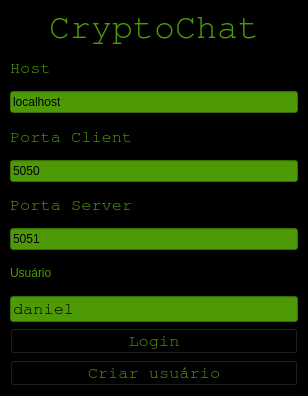
<?xml version="1.0" encoding="UTF-8"?>
<ui version="4.0">
 <class>MainWindow</class>
 <widget class="QMainWindow" name="MainWindow">
  <property name="enabled">
   <bool>true</bool>
  </property>
  <property name="geometry">
   <rect>
    <x>0</x>
    <y>0</y>
    <width>308</width>
    <height>396</height>
   </rect>
  </property>
  <property name="windowTitle">
   <string>MainWindow</string>
  </property>
  <property name="autoFillBackground">
   <bool>false</bool>
  </property>
  <property name="styleSheet">
   <string notr="true">font: 12pt &quot;FreeMono&quot;; </string>
  </property>
  <widget class="QWidget" name="centralwidget">
   <layout class="QVBoxLayout" name="verticalLayout">
    <property name="spacing">
     <number>0</number>
    </property>
    <property name="leftMargin">
     <number>0</number>
    </property>
    <property name="topMargin">
     <number>0</number>
    </property>
    <property name="rightMargin">
     <number>0</number>
    </property>
    <property name="bottomMargin">
     <number>0</number>
    </property>
    <item>
     <widget class="QFrame" name="frame">
      <property name="styleSheet">
       <string notr="true">font: 13pt &quot;FreeMono&quot;;
background-color: rgb(0, 0, 0);
color: rgb(78, 154, 6);
border-color: rgb(92, 53, 102);
</string>
      </property>
      <property name="frameShape">
       <enum>QFrame::StyledPanel</enum>
      </property>
      <property name="frameShadow">
       <enum>QFrame::Raised</enum>
      </property>
      <layout class="QVBoxLayout" name="verticalLayout_2">
       <item>
        <widget class="QLabel" name="label">
         <property name="font">
          <font>
           <family>FreeMono</family>
           <pointsize>13</pointsize>
           <weight>50</weight>
           <italic>false</italic>
           <bold>false</bold>
          </font>
         </property>
         <property name="text">
          <string>&lt;html&gt;&lt;head/&gt;&lt;body&gt;&lt;p align=&quot;center&quot;&gt;&lt;span style=&quot; font-size:26pt; color:#4e9a06;&quot;&gt;CryptoChat&lt;/span&gt;&lt;/p&gt;&lt;/body&gt;&lt;/html&gt;</string>
         </property>
        </widget>
       </item>
       <item>
        <widget class="QLabel" name="label_2">
         <property name="font">
          <font>
           <family>FreeMono</family>
           <pointsize>13</pointsize>
           <weight>50</weight>
           <italic>false</italic>
           <bold>false</bold>
          </font>
         </property>
         <property name="frameShadow">
          <enum>QFrame::Plain</enum>
         </property>
         <property name="lineWidth">
          <number>1</number>
         </property>
         <property name="text">
          <string>&lt;html&gt;&lt;head/&gt;&lt;body&gt;&lt;p&gt;&lt;span style=&quot; color:#4e9a06;&quot;&gt;Host&lt;/span&gt;&lt;/p&gt;&lt;/body&gt;&lt;/html&gt;</string>
         </property>
        </widget>
       </item>
       <item>
        <widget class="QLineEdit" name="host_input">
         <property name="enabled">
          <bool>true</bool>
         </property>
         <property name="autoFillBackground">
          <bool>false</bool>
         </property>
         <property name="styleSheet">
          <string notr="true">background-color: rgb(78, 154, 6);
color: rgb(0, 0, 0);</string>
         </property>
         <property name="text">
          <string>localhost</string>
         </property>
        </widget>
       </item>
       <item>
        <widget class="QLabel" name="label_3">
         <property name="font">
          <font>
           <family>FreeMono</family>
           <pointsize>13</pointsize>
           <weight>50</weight>
           <italic>false</italic>
           <bold>false</bold>
          </font>
         </property>
         <property name="text">
          <string>Porta Client</string>
         </property>
        </widget>
       </item>
       <item>
        <widget class="QLineEdit" name="port2_input">
         <property name="styleSheet">
          <string notr="true">background-color: rgb(78, 154, 6);
color: rgb(0, 0, 0);</string>
         </property>
         <property name="text">
          <string>5050</string>
         </property>
        </widget>
       </item>
       <item>
        <widget class="QLabel" name="label_4">
         <property name="font">
          <font>
           <family>FreeMono</family>
           <pointsize>13</pointsize>
           <weight>50</weight>
           <italic>false</italic>
           <bold>false</bold>
          </font>
         </property>
         <property name="text">
          <string>Porta Server</string>
         </property>
        </widget>
       </item>
       <item>
        <widget class="QLineEdit" name="port1_input">
         <property name="styleSheet">
          <string notr="true">background-color: rgb(78, 154, 6);
color: rgb(0, 0, 0);</string>
         </property>
         <property name="text">
          <string>5051</string>
         </property>
        </widget>
       </item>
       <item>
        <widget class="QLabel" name="label_5">
         <property name="text">
          <string>Usuário</string>
         </property>
        </widget>
       </item>
       <item>
        <widget class="QLineEdit" name="login_input">
         <property name="font">
          <font>
           <family>FreeMono</family>
           <pointsize>13</pointsize>
           <weight>50</weight>
           <italic>false</italic>
           <bold>false</bold>
          </font>
         </property>
         <property name="styleSheet">
          <string notr="true">background-color: rgb(78, 154, 6);
color: rgb(0, 0, 0);</string>
         </property>
         <property name="text">
          <string>daniel</string>
         </property>
         <property name="dragEnabled">
          <bool>false</bool>
         </property>
         <property name="clearButtonEnabled">
          <bool>false</bool>
         </property>
        </widget>
       </item>
       <item>
        <widget class="QPushButton" name="login_button">
         <property name="font">
          <font>
           <family>FreeMono</family>
           <pointsize>13</pointsize>
           <weight>50</weight>
           <italic>false</italic>
           <bold>false</bold>
          </font>
         </property>
         <property name="text">
          <string>Login</string>
         </property>
        </widget>
       </item>
       <item>
        <widget class="QPushButton" name="create_user_button">
         <property name="font">
          <font>
           <family>FreeMono</family>
           <pointsize>13</pointsize>
           <weight>50</weight>
           <italic>false</italic>
           <bold>false</bold>
          </font>
         </property>
         <property name="text">
          <string>Criar usuário</string>
         </property>
        </widget>
       </item>
      </layout>
     </widget>
    </item>
   </layout>
  </widget>
  <widget class="QMenuBar" name="menubar">
   <property name="geometry">
    <rect>
     <x>0</x>
     <y>0</y>
     <width>308</width>
     <height>22</height>
    </rect>
   </property>
  </widget>
 </widget>
 <resources/>
 <connections/>
</ui>
